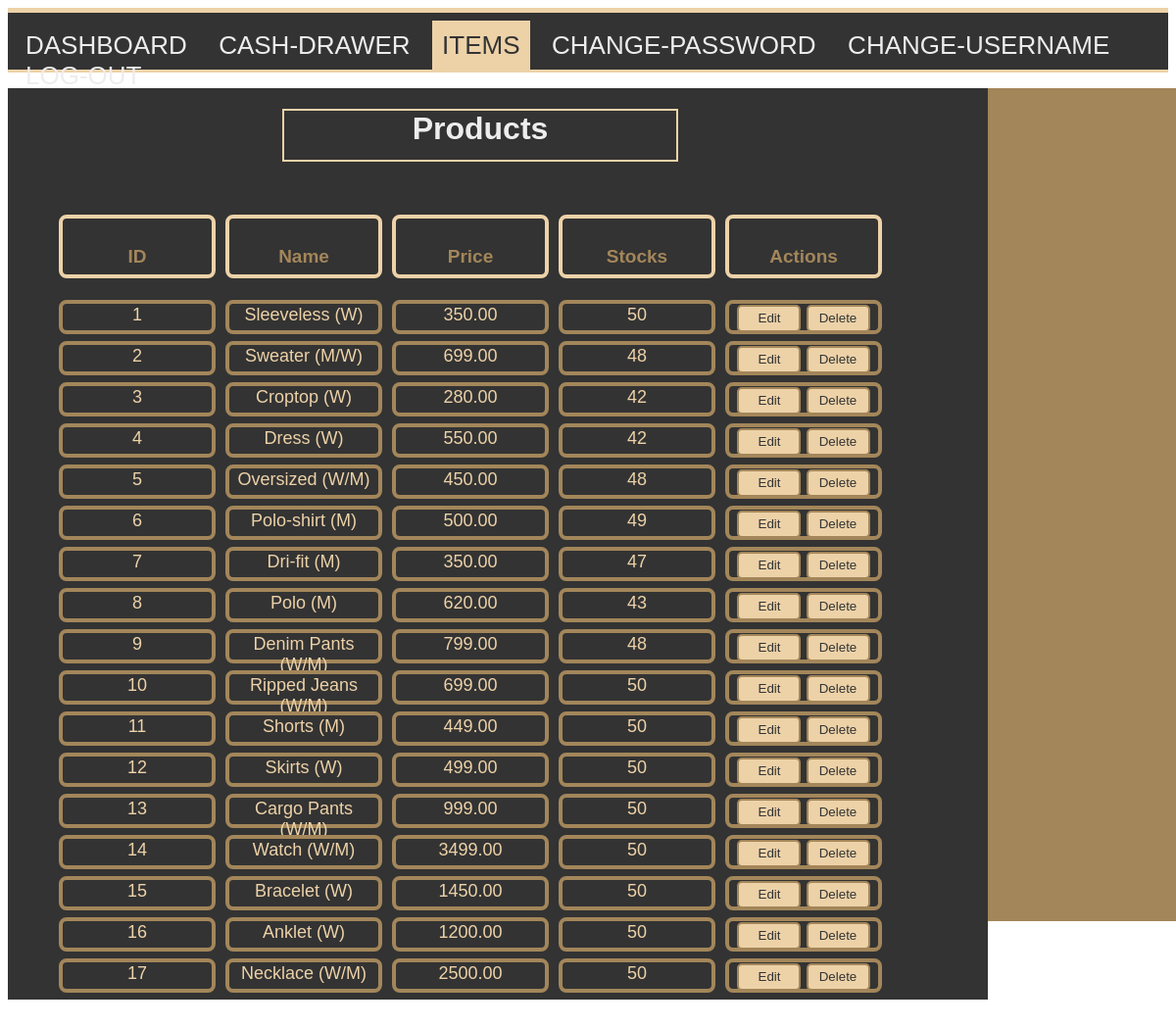
The app's page /admin.php with its own data.
### tables this page shows
CREATE TABLE `products` (
  `id` int(11) NOT NULL,
  `name` varchar(255) NOT NULL,
  `price` decimal(10,2) NOT NULL,
  `stocks` int(11) DEFAULT 0
);

### admin.php (the view, shortened to what this page needs)
<?php
include 'db.php';
$products = $conn->query("SELECT * FROM products")->fetchAll();
?>
<!DOCTYPE html>
<html lang="en">
<head>
</head>
<body>
<div class="navbar">
        <br><a href="site.php?page=home" class="active1">DASHBOARD</a>
        <a href="orders.php" class="active2">CASH-DRAWER</a>
        <a href="admin.php" class="active3">ITEMS</a>
        <a href="change_pw.php" class="active4">CHANGE-PASSWORD</a>
        <a href="change_un.php" class="active4">CHANGE-USERNAME</a>
        <a href="logout.php" class="active5">LOG-OUT</a>
    </div>
    <div class="container">
</div>
<div class="prods">
    <h1 style="border: 2px solid #edd3a8; width: 400px; height: 50px; text-align: center; margin-left: 280px;">Products</h1>
    <table>
        <tr>
            <th>ID</th>
            <th>Name</th>
            <th>Price</th>
            <th>Stocks</th>
            <th>Actions</th>
        </tr>
        <?php foreach ($products as $product) { ?>
            <tr class="<?= $product['stocks'] < 10 ? 'low-stock' : '' ?>">
                <td><?= $product['id'] ?></td>
                <td><?= htmlspecialchars($product['name']) ?></td>
                <td><?= htmlspecialchars($product['price']) ?></td>
                <td><?= htmlspecialchars($product['stocks']) ?></td>
                <td>
                    <button class="prodbtn" type="button" onclick="populateEditForm(<?= $product['id'] ?>, '<?= htmlspecialchars($product['name']) ?>', <?= $product['price'] ?>, <?= $product['stocks'] ?>)">Edit</button>
                    <form method="post" action="admin.php" style="display:inline;">
                        <button class="prodbtn" type="submit" name="delete_product">Delete</button>
                    </form>
                </td>
            </tr>
        <?php } ?>
    </table>
</div>
</body>
</html>

### admin.php (style rules this page uses)
body { font-family: sans-serif; color: #a3865a; overflow: hidden; }
.container { position: fixed; z-index: 1; margin-left: 1000px; width: 904px; height: 850px; background-color: #a3865a; }
table { position: absolute; width: 1000px; border: none; margin-left: 50px; padding-bottom: 100px; }
th { background-color: transparent; position: inherit; text-align: center; text-decoration: none; display: inline-block; justify-content: justify; color: #a3865a; border: 4px solid #edd2a8; border-radius: 8px; width: 150px; height: 28px; font-family: sans-serif; margin-top: 30px; margin-right: 10px; margin-bottom: 5px; padding-top: 28px; font-size: 19px; }
td { background-color: transparent; position: inherit; text-align: center; text-decoration: none; display: inline-block; justify-content: justify; color: #edd2a8; border: 4px solid #a3865a; border-radius: 8px; width: 150px; height: 6px; font-family: sans-serif; margin-top: 15px; margin-right: 10px; margin-bottom: -10px; padding-bottom: 20px; font-size: 18px; }
.navbar { position: relative; justify-content: justify; display: inline-block; width: 100%; height: 58px; background-color: #333333; color: aliceblue; border-top: 5px solid #edd2a8; border-bottom: 3px solid #edd2a8; }
.navbar a { position: inherit; text-decoration: none; color: #ededed; font-family: 'Trebuchet MS', 'Lucida Sans Unicode', 'Lucida Grande', 'Lucida Sans', Arial, sans-serif; font-size: 26px; padding: 10px 10px; padding-top: 10px; margin-left: 8px; }
.navbar .active3 { background-color: #edd2a8; color: #333333; }
.prods { overflow: scroll; position: absolute; width: 1000px; height: 780px; background-color: #333333; color: #ededed; padding-bottom: 150px; }
.prodbtn { color: #333333; background-color: #edd2a8; border: 2px solid #a3865a; width: 65px; height: 28px; border-radius: 5px 5px; }

### records on screen
products: id "1", name "Sleeveless (W)", price "350.00", stocks "50"
products: id "2", name "Sweater (M/W)", price "699.00", stocks "48"
products: id "3", name "Croptop (W)", price "280.00", stocks "42"
products: id "4", name "Dress (W)", price "550.00", stocks "42"
products: id "5", name "Oversized (W/M)", price "450.00", stocks "48"
products: id "6", name "Polo-shirt (M)", price "500.00", stocks "49"
products: id "7", name "Dri-fit (M)", price "350.00", stocks "47"
products: id "8", name "Polo (M)", price "620.00", stocks "43"
products: id "9", name "Denim Pants (W/M)", price "799.00", stocks "48"
products: id "10", name "Ripped Jeans (W/M)", price "699.00", stocks "50"
products: id "11", name "Shorts (M)", price "449.00", stocks "50"
products: id "12", name "Skirts (W)", price "499.00", stocks "50"
products: id "13", name "Cargo Pants (W/M)", price "999.00", stocks "50"
products: id "14", name "Watch (W/M)", price "3499.00", stocks "50"
products: id "15", name "Bracelet (W)", price "1450.00", stocks "50"
products: id "16", name "Anklet (W)", price "1200.00", stocks "50"
products: id "17", name "Necklace (W/M)", price "2500.00", stocks "50"
